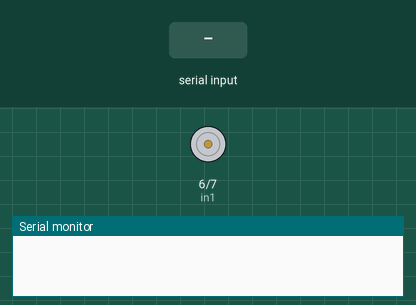
This sketch was run on a simulated Arduino Uno, built with avr-gcc and run on an emulated ATmega328P. Shown: motor-driver pin pairs drawn as motors (green arrow = first pin HIGH = forward, orange = second pin HIGH = backward, longer = more drive, scaled by the enable pin), the last lines printed to the serial monitor. The inputs (shaded band) are chosen by the test bench.

Above: at 1.2 s.
1.3 s: "on 1\n" received over the second serial link
At 1.6 s:
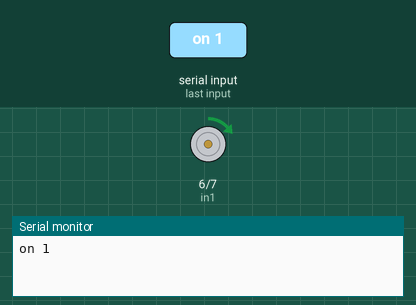
2.8 s: "on 150\n" received over the second serial link
At 3.9 s:
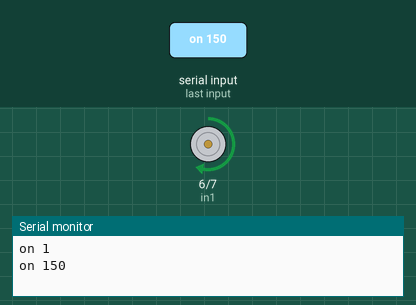
4.3 s: "off\n" received over the second serial link
At 5.1 s:
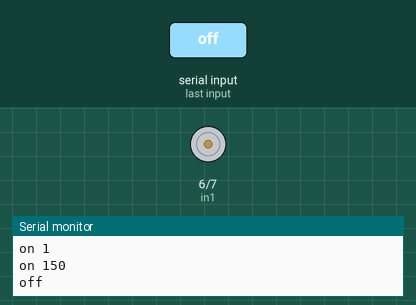
Timing chart, 0 to 7.3 s (numbered marks = the images above; inputs shaded):
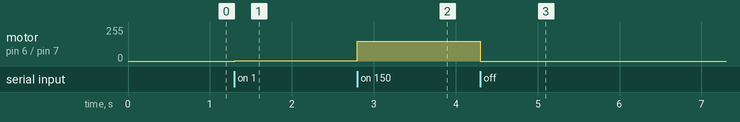

The sketch:

arduino.ino
```cpp
#include <DHT.h>
#include <DHT_U.h>
#include <SoftwareSerial.h>


const int DHTPIN = A2;
const int DHTTYPE = DHT11;
const int sensor = A0;
const int ena = 9;
const int in1 = 6;
const int in2 = 7;

int sdata = 0;

String cdata;
SoftwareSerial nodemcu(5,3);
DHT dht(DHTPIN, DHTTYPE);

// void split(const String &str, char delimiter, String result[], int &count) {
//     int start = 0;
//     int index = 0;
//     count = 0;

//     while (index <= str.length()) {
//         if (str[index] == delimiter || index == str.length()) {
//             result[count++] = str.substring(start, index);
//             start = index + 1;
//         }
//         index++;
//     }
// }


void setup()
{
  Serial.begin(9600);
  nodemcu.begin(9600);
  dht.begin();
  pinMode(sensor, INPUT);
  pinMode(ena,OUTPUT);
  pinMode(in1,OUTPUT);
  pinMode(in2,OUTPUT);
  digitalWrite(in2,LOW);
  digitalWrite(in1,LOW);

}

void loop()
{
  if (nodemcu.available() > 0) {
    String req = nodemcu.readStringUntil('\n');
    req.trim();
    Serial.println(req);
    if (req.equals("mt")) {
        int sdata = analogRead(sensor);
        sdata = map(sdata, 1023, 0, 0, 100);
        String moistureData = "moisture:" + String(sdata);
        float t = dht.readTemperature();
        String tempData = "temperature:" + String(t);
        nodemcu.println(moistureData+" "+tempData);
    }
    else if (req.equals("station")) {
        if (digitalRead(in1) == HIGH) {
            nodemcu.println("pump:on");
        } else {
            nodemcu.println("pump:off");
        }
    }
    else if (req.startsWith("on")) {
        int spaceIndex = req.indexOf(' ');
        if (spaceIndex > 0) {
            String speedStr = req.substring(spaceIndex + 1);
            int motorSpeed = speedStr.toInt();
            digitalWrite(in1, HIGH);
            analogWrite(ena, motorSpeed);
        }
    }
    else if (req.equals("off")) {
        digitalWrite(in1, LOW);
        analogWrite(ena, 0);
    }
    delay(1000);
  }
}
```

Measured:
- after the input at 1.3 s, motor on pin 6 (in1) / pin 7 (in2): stopped → forward 1/255 at once
- after the input at 2.8 s, motor on pin 6 (in1) / pin 7 (in2): forward 1/255 → forward 150/255 at once
- after the input at 4.3 s, motor on pin 6 (in1) / pin 7 (in2): forward 150/255 → stopped at once
